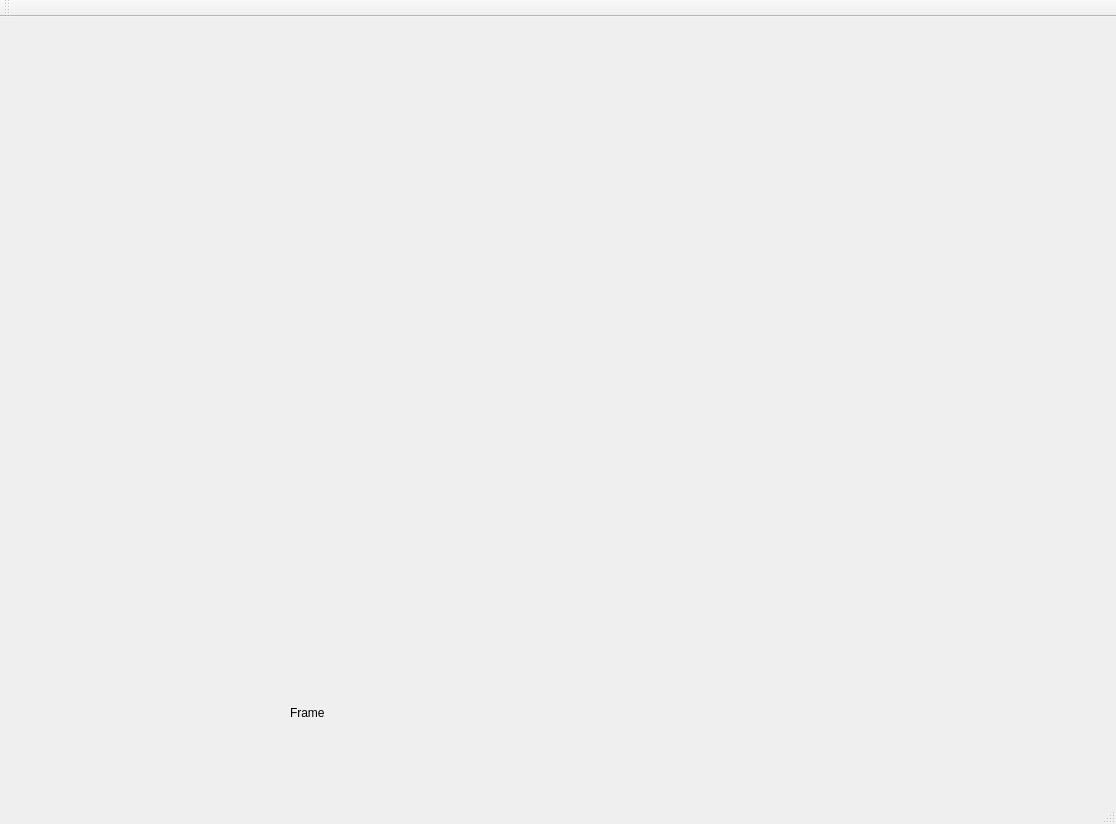
<?xml version="1.0" encoding="UTF-8"?>
<ui version="4.0">
 <class>TopWindowClass</class>
 <widget class="QMainWindow" name="TopWindowClass">
  <property name="geometry">
   <rect>
    <x>0</x>
    <y>0</y>
    <width>1116</width>
    <height>824</height>
   </rect>
  </property>
  <property name="windowTitle">
   <string>TopWindow</string>
  </property>
  <widget class="QWidget" name="centralWidget">
   <widget class="QWidget" name="horizontalLayoutWidget">
    <property name="geometry">
     <rect>
      <x>30</x>
      <y>30</y>
      <width>1041</width>
      <height>591</height>
     </rect>
    </property>
    <layout class="QHBoxLayout" name="graphicsLayout"/>
   </widget>
   <widget class="QLabel" name="label_FrameCt">
    <property name="geometry">
     <rect>
      <x>290</x>
      <y>675</y>
      <width>181</width>
      <height>41</height>
     </rect>
    </property>
    <property name="text">
     <string>Frame</string>
    </property>
   </widget>
  </widget>
  <widget class="QMenuBar" name="menuBar">
   <property name="geometry">
    <rect>
     <x>0</x>
     <y>0</y>
     <width>1116</width>
     <height>26</height>
    </rect>
   </property>
  </widget>
  <widget class="QToolBar" name="mainToolBar">
   <attribute name="toolBarArea">
    <enum>TopToolBarArea</enum>
   </attribute>
   <attribute name="toolBarBreak">
    <bool>false</bool>
   </attribute>
  </widget>
  <widget class="QStatusBar" name="statusBar"/>
 </widget>
 <layoutdefault spacing="6" margin="11"/>
 <resources>
  <include location="TopWindow.qrc"/>
 </resources>
 <connections/>
</ui>
